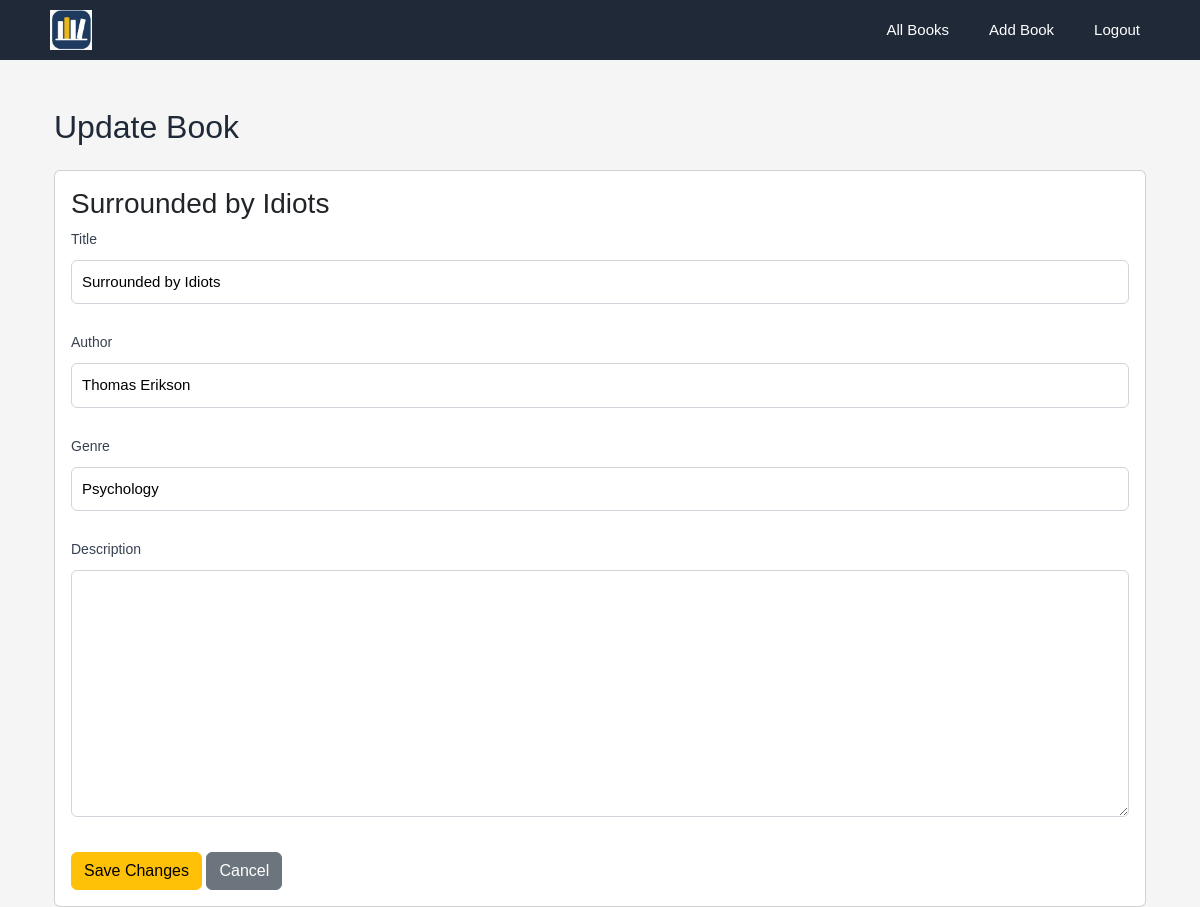
Screenshot of /books/4/update/ (signed in) with the database file from the repository.
### accounts/models.py (models this page shows, shortened)
class Book(models.Model):
    title = models.CharField(max_length=150)
    author = models.CharField(max_length=100)
    genre = models.CharField(max_length=100)
    description = models.TextField(blank=True)
    reserved_by = models.ManyToManyField(User, blank=True, related_name="reserved_books")

### accounts/views.py (the view)
# urls.py: path("books/<int:book_id>/update/", views.update_book_view,  name="update_book_view"),
@login_required(login_url='accounts:login_view')
def update_book_view(request, book_id):
    book = Book.objects.get(id=book_id)
    if request.method == "POST":
        form = BookForm(request.POST, instance=book)
        if form.is_valid():
            form.save()
            messages.success(request, "Book updated successfully!")
            return redirect("accounts:book_detail_view", book_id=book.id)
    else:
        form = BookForm(instance=book)
    return render(request, "accounts/update_book.html", {
        "form": form,
        "book": book
    })

### accounts/views.py
class BookForm(ModelForm):
    class Meta:
        model = Book
        fields = ['title', 'author', 'genre', 'description']

### accounts/Templates/accounts/update_book.html (shortened to what this page needs)
{% extends "accounts/layout.html" %}
{% block body %}
<div class="container mt-5">
    <h2>Update Book</h2>
    <div class="card mt-4">
        <div class="card-body">
            <h3>{{ book.title }}</h3>
            <form method="post" class="book-form">
                {% for field in form %}
                    <div class="book-field">
                        <label for="{{ field.id_for_label }}" class="book-label">{{ field.label }}</label>
                        {{ field }}
                    </div>
                {% endfor %}
                <button type="submit" class="btn btn-warning">
                    Save Changes
                </button>
                <a href="{% url 'accounts:book_detail_view' book.id %}"
                   class="btn btn-secondary">
                    Cancel
                </a>
            </form>
        </div>
    </div>
</div>
{% endblock %}

### accounts/static/accounts/styles.css (style rules this page uses)
* { box-sizing: border-box; }
body { margin: 0; font-family: Arial, Helvetica, sans-serif; background: #f5f5f5; color: #1f2937; }
.book-form input[type="text"], .book-form input[type="email"], .book-form input[type="password"], .book-form textarea { width: 100%; padding: 10px; margin-top: 6px; margin-bottom: 14px; border: 1px solid #d1d5db; border-radius: 6px; font-size: 15px; font-family: inherit; }
.book-form textarea { resize: vertical; min-height: 90px; }
.book-field { margin-bottom: 14px; }
.book-label { display: block; font-weight: 500; font-size: 14px; color: #374151; margin-bottom: 4px; }

### rows the page displays
Book: title "Surrounded by Idiots", form "Surrounded by Idiots" "Thomas Erikson" "Psychology"

### other values shown
{{ field.label }} "Title" "Author" "Genre" "Description"
